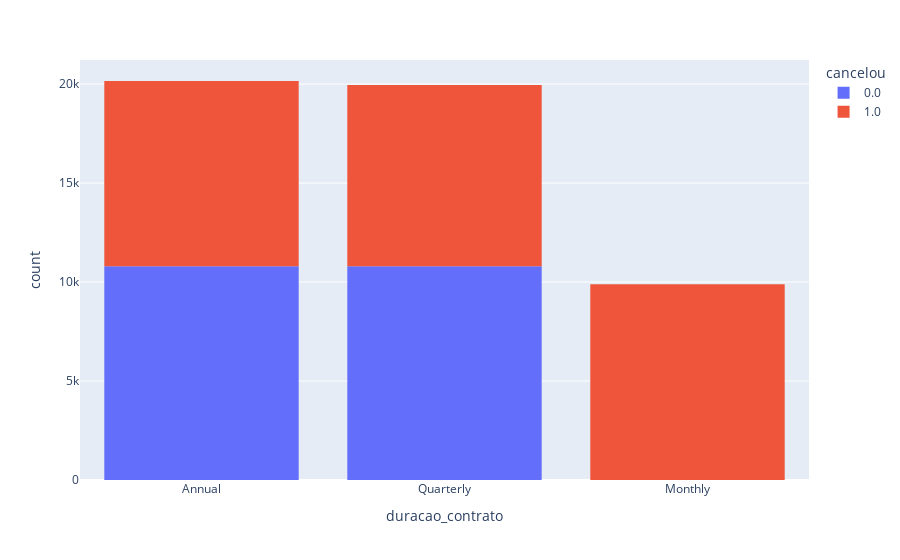

Write notebook code for a chart like this one.
### Code cell
# PASSO 5: Análise de causas dos cancelamentos dos clientes

# para construção de gráficos:
import plotly.express as px 

# criar o gráfico px.tipografico(base de dados, x="coluna para o grafico")
grafico = px.histogram(tabela, x="duracao_contrato", color="cancelou")

# exibe o gráfico
grafico.show()

### Figure 1 — Plotly figure (JSON) as saved in the notebook; plotly's stock layout.template omitted (floating-point values rounded to 4 significant figures; data arrays with more than 128 entries replaced by an {"elided": "..."} marker saying what was removed)
{"data": [{"alignmentgroup": "True", "bingroup": "x", "hovertemplate": "cancelou=0.0<br>duracao_contrato=%{x}<br>count=%{y}<extra></extra>", "legendgroup": "0.0", "marker": {"color": "#636efa", "pattern": {"shape": ""}}, "name": "0.0", "offsetgroup": "0.0", "orientation": "v", "showlegend": true, "type": "histogram", "x": {"elided": "21603 str values"}, "xaxis": "x", "yaxis": "y"}, {"alignmentgroup": "True", "bingroup": "x", "hovertemplate": "cancelou=1.0<br>duracao_contrato=%{x}<br>count=%{y}<extra></extra>", "legendgroup": "1.0", "marker": {"color": "#EF553B", "pattern": {"shape": ""}}, "name": "1.0", "offsetgroup": "1.0", "orientation": "v", "showlegend": true, "type": "histogram", "x": {"elided": "28393 str values"}, "xaxis": "x", "yaxis": "y"}], "layout": {"barmode": "relative", "legend": {"title": {"text": "cancelou"}, "tracegroupgap": 0}, "margin": {"t": 60}, "xaxis": {"anchor": "y", "domain": [0, 1], "title": {"text": "duracao_contrato"}}, "yaxis": {"anchor": "x", "domain": [0, 1], "title": {"text": "count"}}}}
